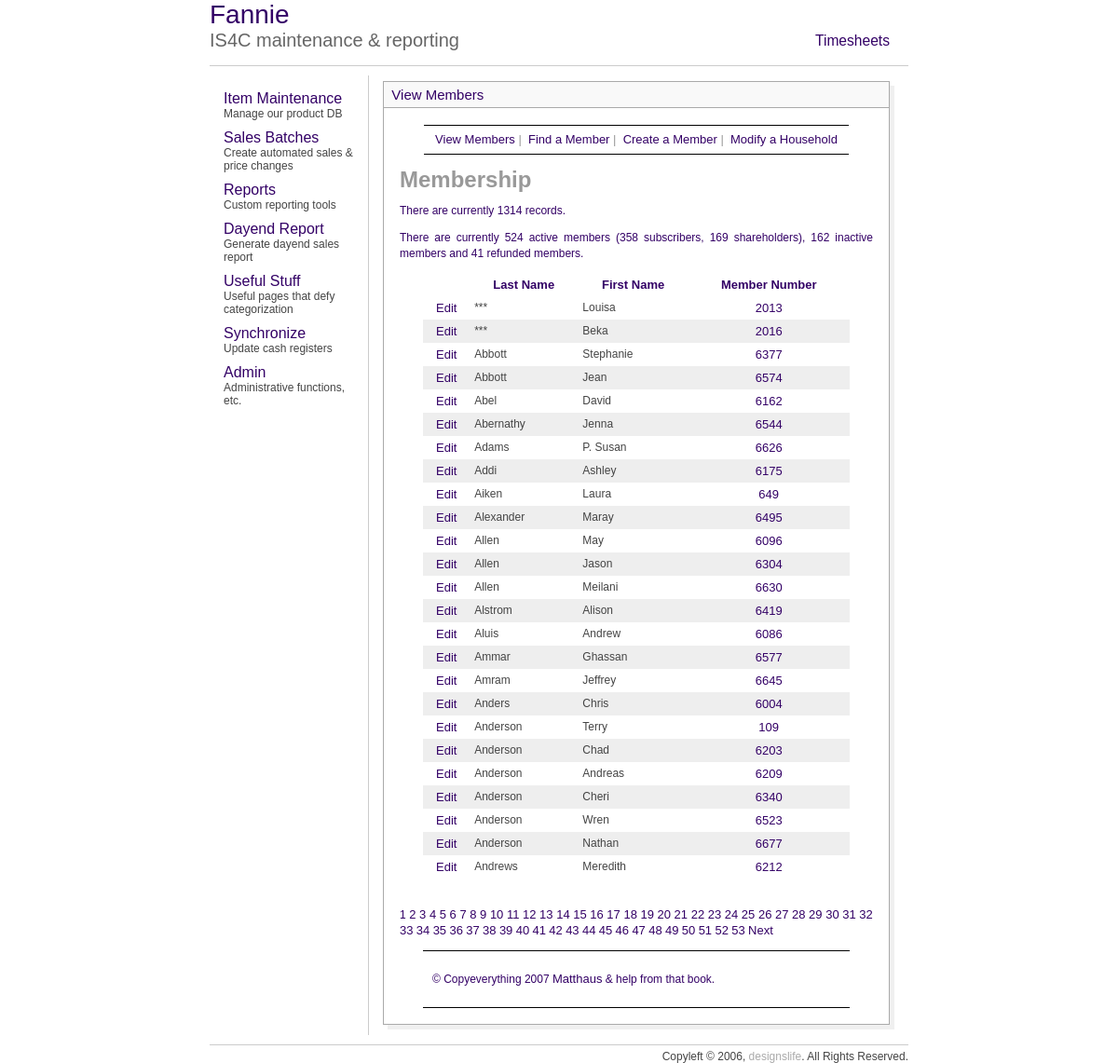
The app's page /mem/view_members.php?sort=lna&s=0&np=53 with its own data.
### tables this page shows
CREATE TABLE `custdata` (
  `CardNo` int(8) default NULL,
  `personNum` tinyint(4) NOT NULL default '1',
  `LastName` varchar(30) default NULL,
  `FirstName` varchar(30) default NULL,
  `CashBack` double NOT NULL default '60',
  `Balance` double NOT NULL default '0',
  `Discount` smallint(6) default NULL,
  `MemDiscountLimit` double NOT NULL default '0',
  `ChargeOk` tinyint(4) NOT NULL default '1',
  `WriteChecks` tinyint(4) NOT NULL default '1',
  `StoreCoupons` tinyint(4) NOT NULL default '1',
  `Type` varchar(10) NOT NULL default 'pc',
  `memType` tinyint(4) default NULL,
  `staff` tinyint(4) NOT NULL default '0',
  `SSI` double NOT NULL default '0',
  `Purchases` double NOT NULL default '0',
  `NumberOfChecks` smallint(6) NOT NULL default '0',
  `memCoupons` int(11) NOT NULL default '1',
  `blueLine` varchar(50) default NULL,
  `Shown` tinyint(4) NOT NULL default '1',
  `id` int(11) NOT NULL auto_increment,
  `modified` datetime NOT NULL,
  PRIMARY KEY  (`id`),
  KEY `LastName` (`LastName`),
  KEY `CardNo_2` (`CardNo`,`memType`,`staff`,`id`,`personNum`)
);

### mem/view_members.php (the view, shortened to what this page needs)
<?php
echo'<h1 id="mainhead">Membership</h1>';
require_once ('../includes/mysqli_connect.php');
mysqli_select_db($db_slave, 'is4c_op');
$display = 25;
$query = "SELECT COUNT(id) FROM custdata ORDER BY cardno ASC";
$result = mysqli_query($db_slave, $query);
$row = mysqli_fetch_array($result, MYSQLI_NUM);
$num_records = $row[0];
$activeQ = "SELECT * FROM custdata WHERE memType in (1,2) AND cardno <> 3000 GROUP BY cardno";
$subscribersQ = "SELECT * FROM custdata WHERE memType = 2 AND cardno <> 3000 GROUP BY cardno";
$shareholdersQ = "SELECT * FROM custdata WHERE memType = 1 AND cardno <> 3000 GROUP BY cardno";
$inactiveQ = "SELECT * FROM custdata WHERE memType = 5 AND cardno <> 3000 GROUP BY cardno";
$refundQ = "SELECT * FROM custdata WHERE memType = 4 AND cardno <> 3000 GROUP BY cardno";
$activeR = mysqli_query($db_slave, $activeQ);
$inactiveR = mysqli_query($db_slave, $inactiveQ);
$refundR = mysqli_query($db_slave, $refundQ);
$subscribersR = mysqli_query($db_slave, $subscribersQ);
$shareholdersR = mysqli_query($db_slave, $shareholdersQ);
$subscribers = mysqli_num_rows($subscribersR);
$shareholders = mysqli_num_rows($shareholdersR);
$active = mysqli_num_rows($activeR);
$inactive = mysqli_num_rows($inactiveR);
$refund = mysqli_num_rows($refundR);
if (isset($_GET['np'])) {
	$num_pages = $_GET['np'];
} else {
	if ($num_records > $display) {
		$num_pages = ceil ($num_records/$display);
	} else {
		$num_pages = 1;
	}
}
if (isset($_GET['s'])) {
	$start = $_GET['s'];
} else {
	$start = 0;
}
$link1 = "{$_SERVER['PHP_SELF']}?sort=lna";
$link2 = "{$_SERVER['PHP_SELF']}?sort=fna";
$link3 = "{$_SERVER['PHP_SELF']}?sort=cna";
if (isset($_GET['sort'])) {
	switch ($_GET['sort']) {
		case 'lna':
		$order_by = 'LastName ASC';
		$link1 = "{$_SERVER['PHP_SELF']}?sort=lnd";
		break;
	}
	$sort = $_GET['sort'];
} else {
	$order_by = 'CardNo DESC';
	$sort = 'cnd';
}
$query = "SELECT LastName, FirstName, CardNo, id FROM custdata WHERE CardNo != 9999 AND CardNo != 99999 ORDER BY $order_by LIMIT $start, $display";
$result = mysqli_query($db_slave, $query);
echo "<p>There are currently $num_records records.</p>\n";
echo "<p>There are currently $active active members ($subscribers subscribers, $shareholders shareholders), $inactive inactive members and $refund refunded members.</p>\n";
echo '<table align="center" width="90%" cellspacing="0" cellpadding="5">
<tr>
<td align="center"><b></b></td>
<td align="center"><b><a href="' . $link1 . '&s=' . $start . '&np=' . $num_pages . '">Last Name</a></b></td>
<td align="center"><b><a href="' . $link2 . '&s=' . $start . '&np=' . $num_pages . '">First Name</a></b></td>
<td align="center"><b><a href="' . $link3 . '&s=' . $start . '&np=' . $num_pages . '">Member Number</a></b></td>
</tr>';
$bg = '#eeeeee';
while ($row = mysqli_fetch_array ($result, MYSQLI_ASSOC)) {
	$bg = ($bg=='#eeeeee' ? '#ffffff' : '#eeeeee');
	echo '<tr bgcolor="' . $bg . '">
	<td align="center"><a href="edit_member.php?id=' . $row['id'] . '">Edit</a></td>
	<td align="left">' . $row['LastName'] . '</td>
	<td align="left">' . $row['FirstName'] . '</td>
	<td align="center"><a href="modify_household.php?cardno=' . $row['CardNo'] . '">' . $row['CardNo'] . ' </a></td>
	</tr>';
}
echo '</table>';
if ($num_pages > 1) {
	echo '<br /><p>';
	$current_page = ($start/$display) + 1;
	for ($i = 1; $i <= $num_pages; $i++) {
		if ($i != $current_page) {
		echo '<a href="view_members.php?s=' . ($display * ($i - 1)) . '&np=' . $num_pages . '&sort=' . $sort . '">' . $i . '</a> ';
		} else {
			echo $i . ' ';
		}
	}
	if ($current_page != $num_pages) {
		echo '<a href="view_members.php?s=' . ($start + $display) . '&np=' . $num_pages . '&sort=' . $sort . '">Next</a> ';
	}
	echo '</p>';
}
?>

### includes/style.css (style rules this page uses)
p { font: "Arial,Lucida"; color:330066; font-size: 1em; line-height: 1.4em; }
body { font-family:arial; font-size:12px; cursor:default; color:AAAAAA; }
td { font-family:arial; font-size:12px; cursor:default; color:444444; }
a { color:330066; text-decoration:none; font-size:13px }

### mem/includes/layout.css (style rules this page uses)
body { font: 12px "Lucida Sans Unicode", Verdana, sans-serif; color: #333333; background: #FFF; margin: 0; padding: 0; }
#wrapper { margin: 0 auto; }
#content { margin: 0 25px 0 25px; padding: 1px; }
div#navbar1 { height: 30px; width: 100%; border-top: solid #000 1px; border-bottom: solid #000 1px; font-family: Arial, Helvetica, sans-serif; font-size: small; text-align: center; padding: 0px; margin: 0px; white-space: nowrap; line-height: 30px; }
#footer { border-bottom: 1px solid #000; border-top: 1px solid #000; margin: 0 25px 0 25px; padding: 10px; }

### records on screen
custdata: LastName "***", FirstName "Louisa", CardNo "2013"
custdata: LastName "***", FirstName "Beka", CardNo "2016"
custdata: LastName "Abbott", FirstName "Stephanie", CardNo "6377"
custdata: LastName "Abbott", FirstName "Jean", CardNo "6574"
custdata: LastName "Abel", FirstName "David", CardNo "6162"
custdata: LastName "Abernathy", FirstName "Jenna", CardNo "6544"
custdata: LastName "Adams", FirstName "P. Susan", CardNo "6626"
custdata: LastName "Addi", FirstName "Ashley", CardNo "6175"
custdata: LastName "Aiken", FirstName "Laura", CardNo "649"
custdata: LastName "Alexander", FirstName "Maray", CardNo "6495"
custdata: LastName "Allen", FirstName "May", CardNo "6096"
custdata: LastName "Allen", FirstName "Jason", CardNo "6304"
custdata: LastName "Allen", FirstName "Meilani", CardNo "6630"
custdata: LastName "Alstrom", FirstName "Alison", CardNo "6419"
custdata: LastName "Aluis", FirstName "Andrew", CardNo "6086"
custdata: LastName "Ammar", FirstName "Ghassan", CardNo "6577"
custdata: LastName "Amram", FirstName "Jeffrey", CardNo "6645"
custdata: LastName "Anders", FirstName "Chris", CardNo "6004"
custdata: LastName "Anderson", FirstName "Terry", CardNo "109"
custdata: LastName "Anderson", FirstName "Chad", CardNo "6203"
custdata: LastName "Anderson", FirstName "Andreas", CardNo "6209"
custdata: LastName "Anderson", FirstName "Cheri", CardNo "6340"
custdata: LastName "Anderson", FirstName "Wren", CardNo "6523"
custdata: LastName "Anderson", FirstName "Nathan", CardNo "6677"
custdata: LastName "Andrews", FirstName "Meredith", CardNo "6212"

### other values on screen
$num_records "1314"
$active "524"
$subscribers "358"
$shareholders "169"
$inactive "162"
$refund "41"
